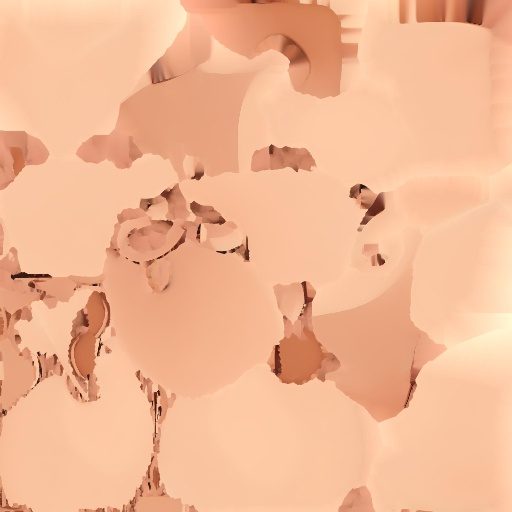
#> input picture artifacts/golden_path/face_001_albedo.png, 512 x 512 px; its folder holds 2 pictures in this run
$ python make_face_prototypes.py
#> lines starting #> are read from the running program, lines starting #| are printed output that depends on the picture
"""Temporary UV marks for controller validation; replace with authored face art."""
from pathlib import Path
from PIL import Image, ImageDraw

ROOT = Path(__file__).resolve().parents[3]
UV = {
    '001': {'eyes': [(.76,.786),(.043,.504)], 'brows':[(.644,.527),(.06,.551)], 'mouth':(.635,.747)},
    '002': {'eyes': [(.399,.658),(.049,.461)], 'brows':[(.035,.094),(.857,.425)], 'mouth':(.043,.35)},
}

for face_id, positions in UV.items():
    out = ROOT / f'assets/characters/_shared/face/face_{face_id}'
    out.mkdir(parents=True, exist_ok=True)
    guide = Image.open(ROOT / f'artifacts/golden_path/face_{face_id}_albedo.png').convert('RGBA')
    guides = ImageDraw.Draw(guide)
    for expression in ('normal','closed','surprised','squint'):
        image = Image.new('RGBA', (512,512), (0,0,0,0))
        draw = ImageDraw.Draw(image)
        for uv in positions['eyes']:
            x,y = round(uv[0]*512),round((1-uv[1])*512)
            if expression == 'closed':
                draw.line((x-7,y,x+7,y),fill=(38,23,23,240),width=3)
            elif expression == 'squint':
                draw.ellipse((x-7,y-2,x+7,y+2),fill=(37,24,25,235))
            else:
                radius = 8 if expression == 'surprised' else 5
                draw.ellipse((x-radius,y-radius,x+radius,y+radius),fill=(35,23,25,240))
        for uv in positions['brows']:
            x,y = round(uv[0]*512),round((1-uv[1])*512)
            draw.line((x-8,y+2,x+8,y-2 if expression == 'surprised' else y+2),fill=(48,30,27,220),width=3)
        x,y = round(positions['mouth'][0]*512),round((1-positions['mouth'][1])*512)
        if expression == 'surprised':
            draw.ellipse((x-4,y-6,x+4,y+6),fill=(82,38,43,220))
        else:
            draw.arc((x-8,y-3,x+8,y+5),5,175,fill=(93,42,43,220),width=3)
        image.save(out / f'{expression}.png')
#> this loop made 4 passes
#> pass 1, `image.save(out / f'{expression}.png')`:
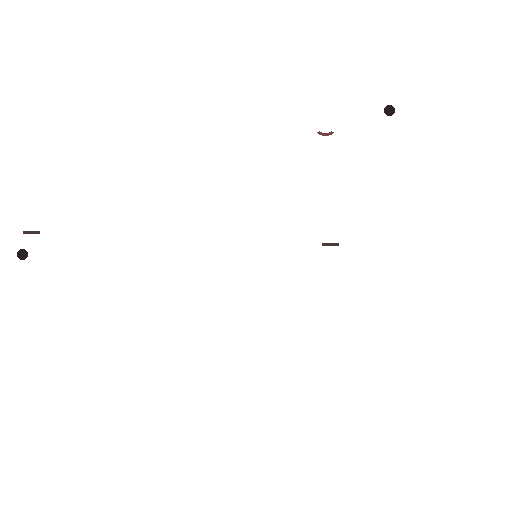
#> saved as normal.png: PIL image 512x512 RGBA; mean R, G, B, A 0.1, 0, 0, 0.3; transparent parts drawn white
    for label,color in [('eyes','red'),('brows','blue'),('mouth','green')]:
        for uv in positions[label] if label != 'mouth' else [positions[label]]:
            x,y=round(uv[0]*512),round((1-uv[1])*512)
            guides.ellipse((x-7,y-7,x+7,y+7),outline=color,width=3)
    guides.text((8,8),'red: eyes   blue: eyebrows   green: mouth',fill='black')
    guide.save(ROOT / f'artifacts/golden_path/face_{face_id}_uv_guide.png')
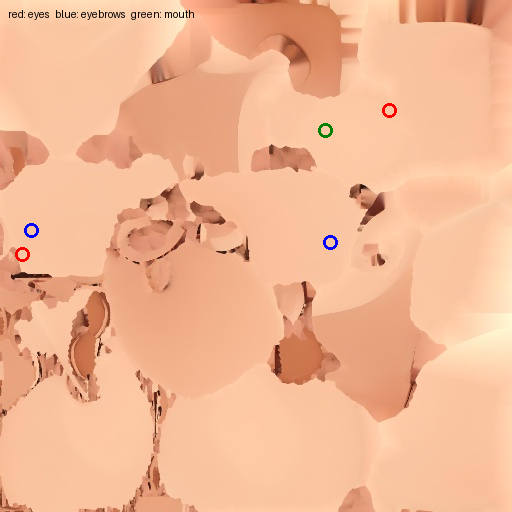
#> saved as face_001_uv_guide.png: PIL image 512x512 RGBA; mean R, G, B, A 241.2, 182.5, 147, 255
#> pass 2 of the loop `for face_id, positions in UV.items():`:
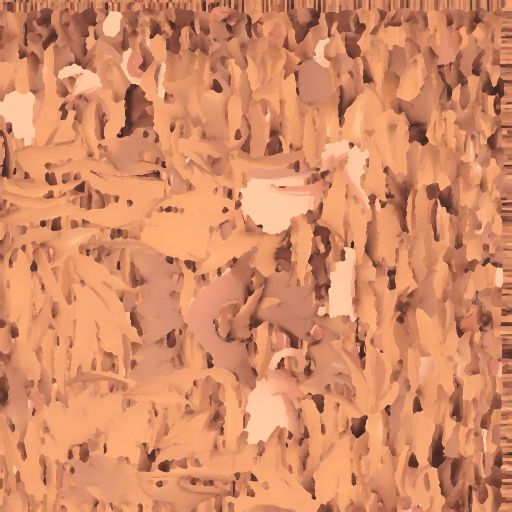
#> input picture artifacts/golden_path/face_002_albedo.png, 512 x 512 px
#> the loop `for expression in ('normal','closed','surprised','squint'):` made 4 passes
#> pass 1, `image.save(out / f'{expression}.png')`:
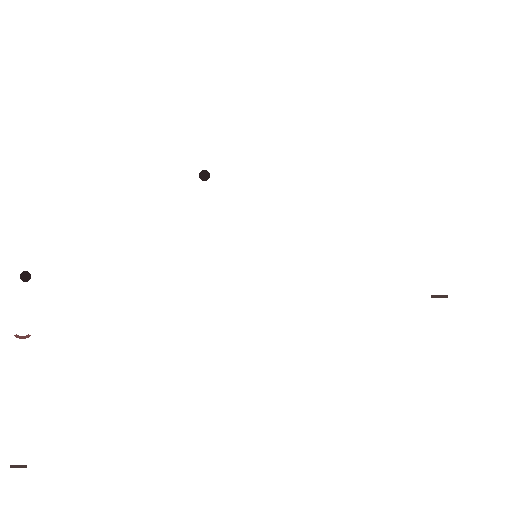
#> saved as normal.png: PIL image 512x512 RGBA; mean R, G, B, A 0.1, 0, 0, 0.3; transparent parts drawn white
#> `guide.save(ROOT / f'artifacts/golden_path/face_{face_id}_uv_guide.png')`:
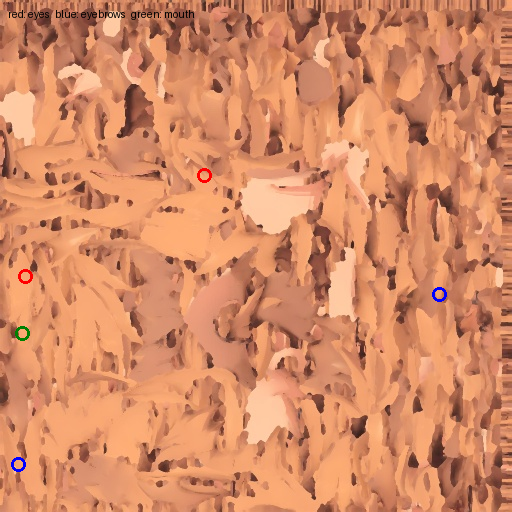
#> saved as face_002_uv_guide.png: PIL image 512x512 RGBA; mean R, G, B, A 213.1, 139.4, 101.6, 255
